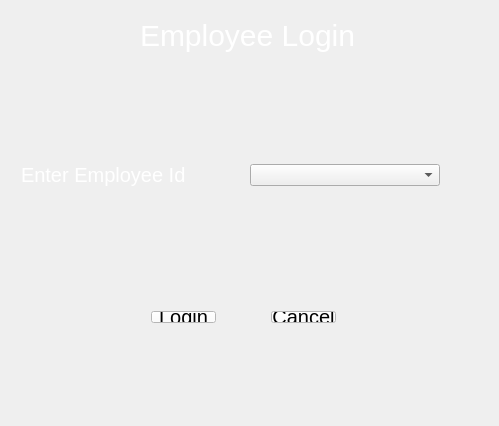
<?xml version="1.0" encoding="UTF-8"?>
<ui version="4.0">
 <class>LoginAccount</class>
 <widget class="QWidget" name="LoginAccount">
  <property name="geometry">
   <rect>
    <x>0</x>
    <y>0</y>
    <width>499</width>
    <height>426</height>
   </rect>
  </property>
  <property name="windowTitle">
   <string>LoginAccount</string>
  </property>
  <widget class="QLabel" name="label">
   <property name="geometry">
    <rect>
     <x>140</x>
     <y>10</y>
     <width>221</width>
     <height>51</height>
    </rect>
   </property>
   <property name="styleSheet">
    <string notr="true">font-size:30px;
color:white;</string>
   </property>
   <property name="text">
    <string>Employee Login</string>
   </property>
  </widget>
  <widget class="QWidget" name="layoutWidget">
   <property name="geometry">
    <rect>
     <x>10</x>
     <y>100</y>
     <width>441</width>
     <height>151</height>
    </rect>
   </property>
   <layout class="QVBoxLayout" name="verticalLayout">
    <item>
     <layout class="QHBoxLayout" name="horizontalLayout">
      <property name="spacing">
       <number>38</number>
      </property>
      <item>
       <widget class="QLabel" name="label_2">
        <property name="styleSheet">
         <string notr="true">font-size:20px;
color:white;</string>
        </property>
        <property name="text">
         <string>Enter Employee Id</string>
        </property>
       </widget>
      </item>
      <item>
       <widget class="QComboBox" name="login_emp_id"/>
      </item>
     </layout>
    </item>
   </layout>
  </widget>
  <widget class="QWidget" name="layoutWidget">
   <property name="geometry">
    <rect>
     <x>140</x>
     <y>300</y>
     <width>207</width>
     <height>34</height>
    </rect>
   </property>
   <layout class="QHBoxLayout" name="horizontalLayout_3">
    <property name="spacing">
     <number>55</number>
    </property>
    <item>
     <widget class="QPushButton" name="login_ok_btn">
      <property name="styleSheet">
       <string notr="true">font-size:20px;
color:black;
background-color: white;</string>
      </property>
      <property name="text">
       <string>Login</string>
      </property>
     </widget>
    </item>
    <item>
     <widget class="QPushButton" name="login_cancel_btn">
      <property name="styleSheet">
       <string notr="true">font-size:20px;
color:black;
background-color: white;</string>
      </property>
      <property name="text">
       <string>Cancel</string>
      </property>
     </widget>
    </item>
   </layout>
  </widget>
 </widget>
 <layoutdefault spacing="6" margin="11"/>
 <resources/>
 <connections/>
</ui>
